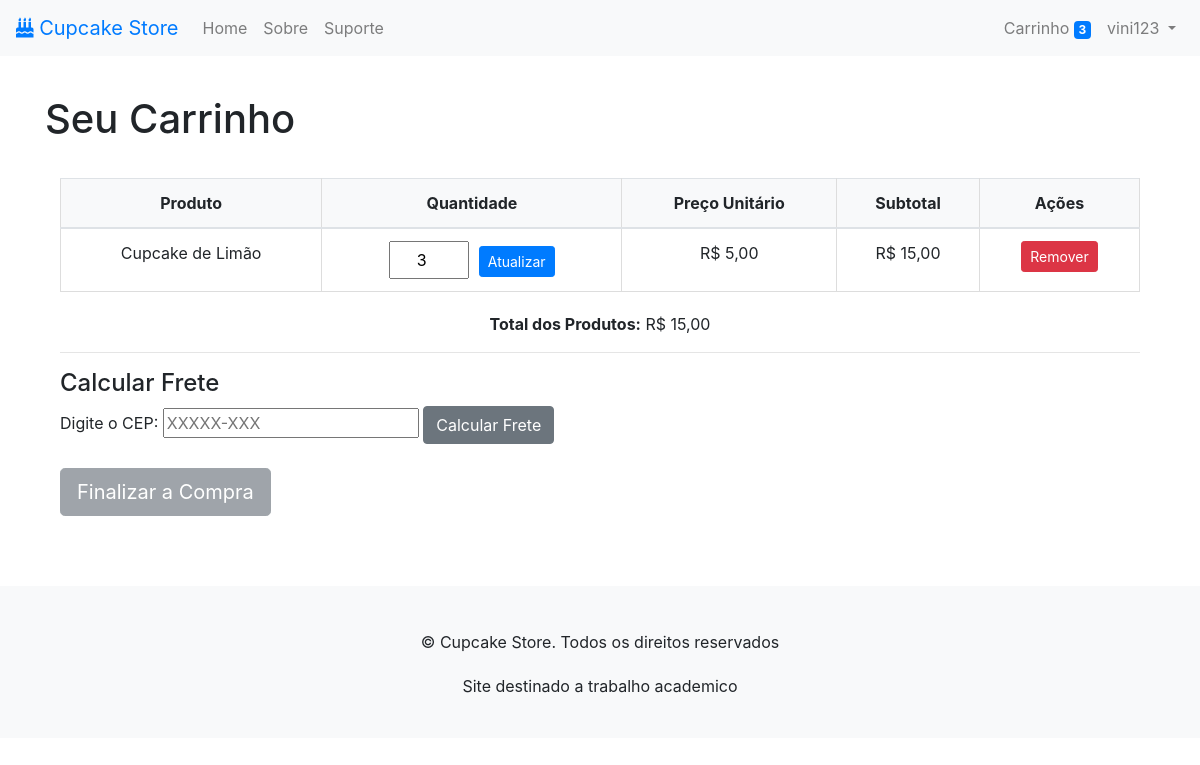
Page /carrinho/ (signed in) on the earlier database version.
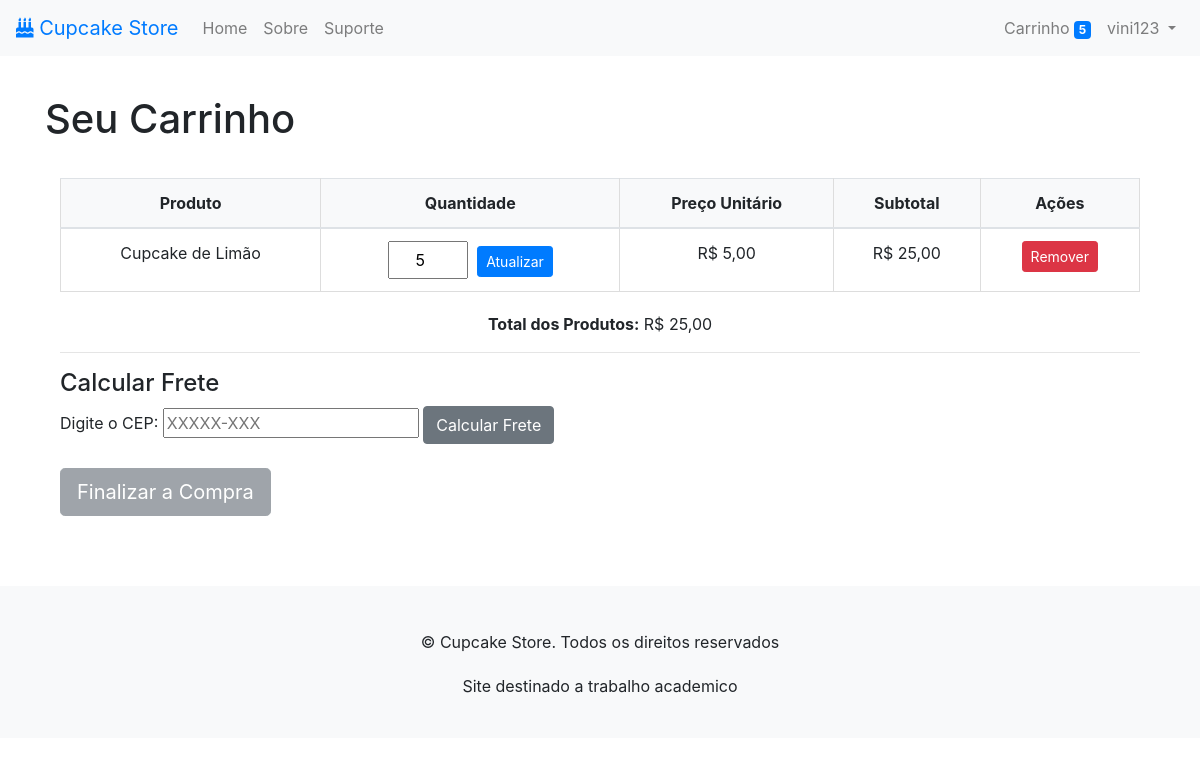
Same page on the later database version.
### meu_app/models.py (models this page shows, shortened)
class CarrinhoProduto(models.Model):
    carrinho = models.ForeignKey(Carrinho, on_delete=models.CASCADE)
    produto = models.ForeignKey(Produto, on_delete=models.CASCADE)
    quantidade = models.PositiveIntegerField(default=1)
    @property
    def subtotal(self):
        return self.quantidade * self.produto.preco
    class Meta:
        verbose_name = "Produto no Carrinho"
        verbose_name_plural = "Produtos no Carrinho"

class Produto(models.Model):
    titulo = models.CharField(max_length=100)
    descricao = models.TextField()
    preco = models.DecimalField(max_digits=10, decimal_places=2)
    imagem = models.ImageField(upload_to='produtos/', blank=True, null=True)
    class Meta:
        verbose_name = "Produto"
        verbose_name_plural = "Produtos"

### meu_app/views.py (the view, shortened to what this page needs)
# urls.py: path('carrinho/', views.carrinho, name=CARRINHO),  # Página do carrinho
@login_required
def carrinho(request):
    carrinho = Carrinho.objects.filter(usuario=request.user).first()
    itens = []
    total_geral = Decimal(0.0)
    frete = None
    erro_cep = None
    total_com_frete = None
    if carrinho:
        itens = carrinho.carrinhoproduto_set.all()
        total_geral = sum(item.subtotal for item in itens)
    return render(request, 'meu_app/carrinho.html', {
        'carrinho': carrinho,
        'itens': itens,
        'total_geral': total_geral,
        'frete': frete,
        'total_com_frete': total_com_frete,
        'erro_cep': erro_cep,
    })

### meu_app/context_processors.py (called while the page is built)
def carrinho_count(request):
    if request.user.is_authenticated:
        carrinho = Carrinho.objects.filter(usuario=request.user).first()
        if carrinho:
            return {'carrinho_count': carrinho.carrinhoproduto_set.aggregate(total=Sum('quantidade'))['total'] or 0}
    return {'carrinho_count': 0}

### meu_app/templates/meu_app/carrinho.html (shortened to what this page needs)
{% extends 'meu_app/base.html' %}
{% block content %}
<h1>Seu Carrinho</h1>
<div class="container">
    {% if carrinho and itens %}
    <table class="table">
        <thead>
            <tr>
                <th>Produto</th>
                <th>Quantidade</th>
                <th>Preço Unitário</th>
                <th>Subtotal</th>
                <th>Ações</th>
            </tr>
        </thead>
        <tbody>
            {% for item in itens %}
            <tr>
                <td>{{ item.produto.titulo }}</td>
                <td>
                    <form method="post" action="{% url 'atualizar_quantidade' item.produto.id %}">
                        <input type="number" name="quantidade" value="{{ item.quantidade }}" min="1">
                        <button type="submit" class="btn btn-primary btn-sm">Atualizar</button>
                    </form>
                </td>
                <td>R$ {{ item.produto.preco }}</td>
                <td>R$ {{ item.subtotal }}</td>
                <td>
                    <form method="post" action="{% url 'remover_item' item.produto.id %}">
                        <button type="submit" class="btn btn-danger btn-sm">Remover</button>
                    </form>
                </td>
            </tr>
            {% endfor %}
        </tbody>
    </table>
    <div class="text-end">
        <p><strong>Total dos Produtos:</strong> R$ {{ total_geral }}</p>
    </div>
    <hr>
    <h4>Calcular Frete</h4>
    <form method="post" action="{% url 'carrinho' %}">
        <label for="cep">Digite o CEP:</label>
        <input
            type="text"
            id="cep"
            name="cep"
            maxlength="9"
            pattern="\d{5}-\d{3}"
            placeholder="XXXXX-XXX"
            required
            oninput="formatarCEP(this)"
        >
        <button type="submit" class="btn btn-secondary">Calcular Frete</button>
    </form>
    <div class="text-end mt-4">
        {% if frete is not None %}
        <form method="get" action="{% url 'finalizar_compra' %}">
            <input type="hidden" name="total_com_frete" value="{{ total_com_frete|floatformat:2 }}">
            <button type="submit" class="btn btn-success btn-lg">Finalizar Compra</button>
        </form>
        {% else %}
        <button type="button" class="btn btn-secondary btn-lg" disabled>
            Finalizar a Compra
        </button>
        {% endif %}
    </div>
    {% else %}
    <p>Seu carrinho está vazio.</p>
    {% endif %}
</div>
{% endblock %}

### meu_app/templates/meu_app/base.html (shortened to what this page needs)
<!DOCTYPE html>
<html lang="en">
<head>
    {% load static %}
    <link rel="stylesheet" href="https://cdn.jsdelivr.net/npm/bootstrap@4.0.0/dist/css/bootstrap.min.css">
    <link rel="stylesheet" href="{% static 'css/style.css' %}">
    <link rel="stylesheet" href="https://cdnjs.cloudflare.com/ajax/libs/font-awesome/5.15.4/css/all.min.css">
</head>
<body>
    <header>
        <nav class="navbar navbar-expand-lg navbar-light bg-light shadow">
            <a class="navbar-brand text-primary" href="/">
                <i class="fas fa-birthday-cake"></i>
                Cupcake Store
            </a>
            <div class="collapse navbar-collapse" id="navbarNav">
                <ul class="navbar-nav mr-auto">
                    <li class="nav-item">
                        <a class="nav-link" href="{% url 'index' %}">Home</a>
                    </li>
                    <li class="nav-item">
                        <a class="nav-link" href="{% url 'about' %}">Sobre</a>
                    </li>
                    {% if user.is_authenticated %}
                    <li class="nav-item">
                        <a class="nav-link" href="{% url 'suporte' %}">Suporte</a>
                    </li>
                    {% endif %}
                </ul>
                <ul class="navbar-nav">
                    {% if user.is_authenticated %}
                    <li class="nav-item">
                        <a class="nav-link" href="{% url 'carrinho' %}">
                            Carrinho
                            {% if carrinho_count > 0 %}
                            <span class="badge badge-primary">{{ carrinho_count }}</span>
                            {% endif %}
                        </a>
                    </li>
                    {% endif %}
                    {% if user.is_authenticated %}
                    <li class="nav-item dropdown">
                        <a class="nav-link dropdown-toggle" href="#" id="userDropdown" role="button" data-toggle="dropdown" aria-haspopup="true" aria-expanded="false">
                            {{ user.username }}
                        </a>
                    </li>
                    {% endif %}
                </ul>
            </div>
        </nav>
    </header>
    <main class="container mt-4">
        {% block content %}{% endblock %}
    </main>
    <footer class="text-center py-4 bg-light">
        <p>&copy; Cupcake Store. Todos os direitos reservados</p>
        <p>Site destinado a trabalho academico </p>
    </footer>
</body>
</html>

Differences in the rows shown:
changed CarrinhoProduto "Cupcake de Limão": quantidade "3" → "5"; subtotal "15,00" → "25,00"
Other differences:
{{ carrinho_count }}: "3" → "5"
{{ total_geral }}: "15,00" → "25,00"
